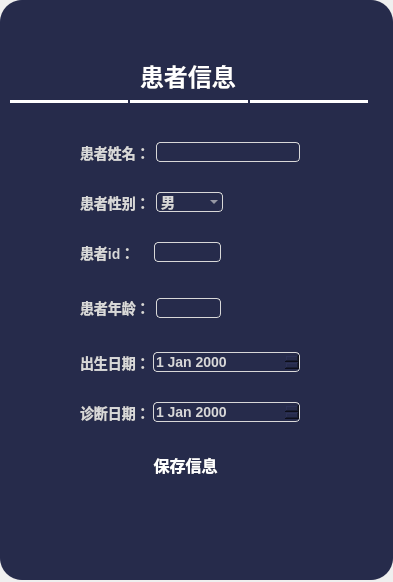
<?xml version="1.0" encoding="UTF-8"?>
<ui version="4.0">
 <class>Dialog</class>
 <widget class="QDialog" name="Dialog">
  <property name="geometry">
   <rect>
    <x>0</x>
    <y>0</y>
    <width>393</width>
    <height>582</height>
   </rect>
  </property>
  <property name="windowTitle">
   <string>Dialog</string>
  </property>
  <widget class="QWidget" name="widget" native="true">
   <property name="geometry">
    <rect>
     <x>0</x>
     <y>0</y>
     <width>393</width>
     <height>580</height>
    </rect>
   </property>
   <property name="minimumSize">
    <size>
     <width>393</width>
     <height>580</height>
    </size>
   </property>
   <property name="styleSheet">
    <string notr="true">QWidget{
	background-color:rgb(38,43,75);
	border-radius:22px;
}</string>
   </property>
   <widget class="QLabel" name="label_3">
    <property name="geometry">
     <rect>
      <x>140</x>
      <y>60</y>
      <width>121</width>
      <height>31</height>
     </rect>
    </property>
    <property name="styleSheet">
     <string notr="true">#label_3{
	font-family:&quot;黑体&quot;;

	font-size:24px;

	font-weight:bold;
	color:white;
}</string>
    </property>
    <property name="text">
     <string>患者信息</string>
    </property>
   </widget>
   <widget class="QLabel" name="label">
    <property name="geometry">
     <rect>
      <x>10</x>
      <y>-10</y>
      <width>81</width>
      <height>81</height>
     </rect>
    </property>
    <property name="styleSheet">
     <string notr="true">background-color:transparent;</string>
    </property>
    <property name="text">
     <string/>
    </property>
    <property name="pixmap">
     <pixmap>icons/logo.png</pixmap>
    </property>
    <property name="scaledContents">
     <bool>true</bool>
    </property>
   </widget>
   <widget class="Line" name="line">
    <property name="geometry">
     <rect>
      <x>130</x>
      <y>100</y>
      <width>118</width>
      <height>3</height>
     </rect>
    </property>
    <property name="styleSheet">
     <string notr="true">background-color: rgb(255, 255, 255);</string>
    </property>
    <property name="orientation">
     <enum>Qt::Horizontal</enum>
    </property>
   </widget>
   <widget class="Line" name="line_2">
    <property name="geometry">
     <rect>
      <x>10</x>
      <y>100</y>
      <width>118</width>
      <height>3</height>
     </rect>
    </property>
    <property name="styleSheet">
     <string notr="true">background-color: rgb(255, 255, 255);</string>
    </property>
    <property name="orientation">
     <enum>Qt::Horizontal</enum>
    </property>
   </widget>
   <widget class="Line" name="line_3">
    <property name="geometry">
     <rect>
      <x>250</x>
      <y>100</y>
      <width>118</width>
      <height>3</height>
     </rect>
    </property>
    <property name="styleSheet">
     <string notr="true">background-color: rgb(255, 255, 255);</string>
    </property>
    <property name="orientation">
     <enum>Qt::Horizontal</enum>
    </property>
   </widget>
   <widget class="QFrame" name="frame">
    <property name="geometry">
     <rect>
      <x>40</x>
      <y>130</y>
      <width>331</width>
      <height>371</height>
     </rect>
    </property>
    <property name="frameShape">
     <enum>QFrame::StyledPanel</enum>
    </property>
    <property name="frameShadow">
     <enum>QFrame::Raised</enum>
    </property>
    <widget class="QWidget" name="layoutWidget">
     <property name="geometry">
      <rect>
       <x>40</x>
       <y>270</y>
       <width>220</width>
       <height>25</height>
      </rect>
     </property>
     <layout class="QHBoxLayout" name="horizontalLayout_4" stretch="1,2">
      <property name="spacing">
       <number>0</number>
      </property>
      <item>
       <widget class="QLabel" name="label_6">
        <property name="styleSheet">
         <string notr="true">QLabel{
	font-size:14px;
	font-family:&quot;微软雅黑&quot;;
	font-weight:bold;
	color: rgb(216, 216, 216);
}</string>
        </property>
        <property name="text">
         <string>诊断日期：</string>
        </property>
       </widget>
      </item>
      <item>
       <widget class="QDateEdit" name="dateEdit_diag">
        <property name="styleSheet">
         <string notr="true">QDateEdit{
	font-size:14px;
	font-family:&quot;微软雅黑&quot;;
	font-weight:bold;
	color: rgb(216, 216, 216);
	border-radius: 4px;
	border: 1px solid rgb(216, 216, 216);
	
}</string>
        </property>
       </widget>
      </item>
     </layout>
    </widget>
    <widget class="QWidget" name="layoutWidget_2">
     <property name="geometry">
      <rect>
       <x>40</x>
       <y>160</y>
       <width>141</width>
       <height>36</height>
      </rect>
     </property>
     <layout class="QHBoxLayout" name="horizontalLayout_6" stretch="0,0">
      <item>
       <widget class="QLabel" name="label_8">
        <property name="styleSheet">
         <string notr="true">QLabel{
	font-size:14px;
	font-family:&quot;微软雅黑&quot;;
	font-weight:bold;
	color: rgb(216, 216, 216);
}</string>
        </property>
        <property name="text">
         <string>患者年龄：</string>
        </property>
       </widget>
      </item>
      <item>
       <widget class="QLineEdit" name="lineEdit_age">
        <property name="styleSheet">
         <string notr="true">QLineEdit{
	font-size:14px;
	font-family:&quot;微软雅黑&quot;;
	font-weight:bold;
	color: rgb(216, 216, 216);
	border-radius: 4px;
	border: 1px solid rgb(216, 216, 216);
	
}</string>
        </property>
       </widget>
      </item>
     </layout>
    </widget>
    <widget class="QPushButton" name="pushButton_5">
     <property name="geometry">
      <rect>
       <x>90</x>
       <y>320</y>
       <width>111</width>
       <height>30</height>
      </rect>
     </property>
     <property name="styleSheet">
      <string notr="true">QPushButton{
	color:white;
	font-weight:bold;
	font-family:&quot;微软雅黑&quot;;
	background-color:transparent;
	font-size:16px;
}
QPushButton:hover {
background-color: rgba(211, 211, 211, 50%);
border-radius: 5px;
}
QPushButton:pressed {

border-width: 1px;
padding-top: 4px;
padding-left: 4px;
}</string>
     </property>
     <property name="text">
      <string>保存信息</string>
     </property>
     <property name="icon">
      <iconset>
       <normaloff>icons/保存信息.png</normaloff>icons/保存信息.png</iconset>
     </property>
    </widget>
    <widget class="QWidget" name="layoutWidget">
     <property name="geometry">
      <rect>
       <x>40</x>
       <y>10</y>
       <width>220</width>
       <height>25</height>
      </rect>
     </property>
     <layout class="QHBoxLayout" name="horizontalLayout">
      <item>
       <widget class="QLabel" name="label_2">
        <property name="styleSheet">
         <string notr="true">QLabel{
	font-size:14px;
	font-family:&quot;微软雅黑&quot;;
	font-weight:bold;
	color: rgb(216, 216, 216);
}</string>
        </property>
        <property name="text">
         <string>患者姓名：</string>
        </property>
       </widget>
      </item>
      <item>
       <widget class="QLineEdit" name="lineEdit_name">
        <property name="styleSheet">
         <string notr="true">QLineEdit{
	font-size:14px;
	font-family:&quot;微软雅黑&quot;;
	font-weight:bold;
	color: rgb(216, 216, 216);
	border-radius: 4px;
	border: 1px solid rgb(216, 216, 216);
	
}</string>
        </property>
       </widget>
      </item>
     </layout>
    </widget>
    <widget class="QWidget" name="layoutWidget">
     <property name="geometry">
      <rect>
       <x>40</x>
       <y>60</y>
       <width>143</width>
       <height>25</height>
      </rect>
     </property>
     <layout class="QHBoxLayout" name="horizontalLayout_2">
      <item>
       <widget class="QLabel" name="label_4">
        <property name="styleSheet">
         <string notr="true">QLabel{
	font-size:14px;
	font-family:&quot;微软雅黑&quot;;
	font-weight:bold;
	color: rgb(216, 216, 216);
}</string>
        </property>
        <property name="text">
         <string>患者性别：</string>
        </property>
       </widget>
      </item>
      <item>
       <widget class="QComboBox" name="combo_sex">
        <property name="styleSheet">
         <string notr="true">QComboBox {
	font-size:14px;
	font-family:&quot;微软雅黑&quot;;
	font-weight:bold;
	color: rgb(216, 216, 216);
    background-color: transparent;
    border-radius: 4px;
	border: 1px solid rgb(216, 216, 216);

}


QComboBox:hover {
    border: 2px solid lightgray;
    border-radius: 5px;
}


</string>
        </property>
        <item>
         <property name="text">
          <string>男</string>
         </property>
        </item>
        <item>
         <property name="text">
          <string>女</string>
         </property>
        </item>
       </widget>
      </item>
     </layout>
    </widget>
    <widget class="QWidget" name="layoutWidget">
     <property name="geometry">
      <rect>
       <x>40</x>
       <y>110</y>
       <width>141</width>
       <height>25</height>
      </rect>
     </property>
     <layout class="QHBoxLayout" name="horizontalLayout_5" stretch="1,1">
      <item>
       <widget class="QLabel" name="label_7">
        <property name="styleSheet">
         <string notr="true">QLabel{
	font-size:14px;
	font-family:&quot;微软雅黑&quot;;
	font-weight:bold;
	color: rgb(216, 216, 216);
}</string>
        </property>
        <property name="text">
         <string>患者id：</string>
        </property>
       </widget>
      </item>
      <item>
       <widget class="QLineEdit" name="lineEdit_id">
        <property name="styleSheet">
         <string notr="true">QLineEdit{
	font-size:14px;
	font-family:&quot;微软雅黑&quot;;
	font-weight:bold;
	color: rgb(216, 216, 216);
	border-radius: 4px;
	border: 1px solid rgb(216, 216, 216);
	
}</string>
        </property>
       </widget>
      </item>
     </layout>
    </widget>
    <widget class="QWidget" name="layoutWidget">
     <property name="geometry">
      <rect>
       <x>40</x>
       <y>220</y>
       <width>220</width>
       <height>25</height>
      </rect>
     </property>
     <layout class="QHBoxLayout" name="horizontalLayout_3" stretch="1,2">
      <property name="spacing">
       <number>0</number>
      </property>
      <item>
       <widget class="QLabel" name="label_5">
        <property name="styleSheet">
         <string notr="true">QLabel{
	font-size:14px;
	font-family:&quot;微软雅黑&quot;;
	font-weight:bold;
	color: rgb(216, 216, 216);
}</string>
        </property>
        <property name="text">
         <string>出生日期：</string>
        </property>
       </widget>
      </item>
      <item>
       <widget class="QDateEdit" name="dateEdit_born">
        <property name="styleSheet">
         <string notr="true">QDateEdit{
	font-size:14px;
	font-family:&quot;微软雅黑&quot;;
	font-weight:bold;
	color: rgb(216, 216, 216);
	border-radius: 4px;
	border: 1px solid rgb(216, 216, 216);
	
}</string>
        </property>
       </widget>
      </item>
     </layout>
    </widget>
   </widget>
  </widget>
 </widget>
 <resources/>
 <connections/>
</ui>
